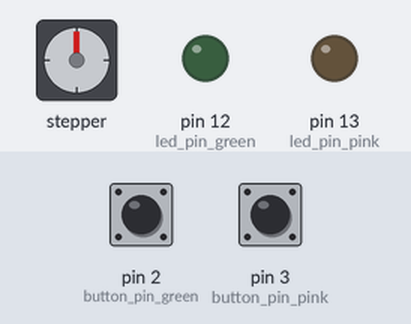
Simulated run of this sketch. Board: Arduino Uno, built with avr-gcc and run on an emulated ATmega328P. Parts: stepper motor, output pins drawn as LEDs (lit = HIGH). Wiring (inferred from the names in the program): stepper motor driver (200 steps per turn assumed): step pin 9; direction pin 8; enable pin 6. Dashed ring = blinking. The inputs (shaded band) are chosen by the test bench; at power-on: pin 2 (button_pin_green) LOW, pin 3 (button_pin_pink) LOW. Pins used as bus, display or sensor lines are not drawn; what the sketch prints to the serial monitor is not drawn.

Above: at 1.2 s.
1.3 s: pin 2 (button_pin_green) pulled HIGH for 0.15 s
At 2.6 s:
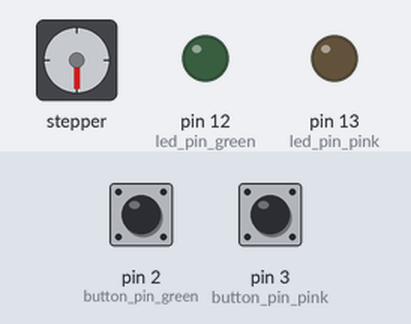
3.3 s: pin 3 (button_pin_pink) pulled HIGH for 0.15 s
At 4.1 s:
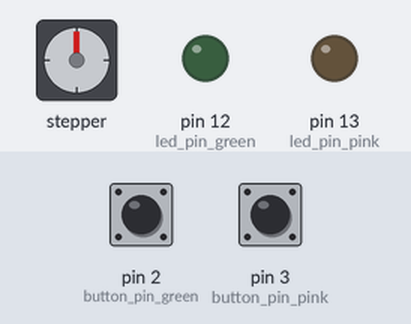
5.3 s: pin 2 (button_pin_green) pulled HIGH for 1 s
At 6.8 s:
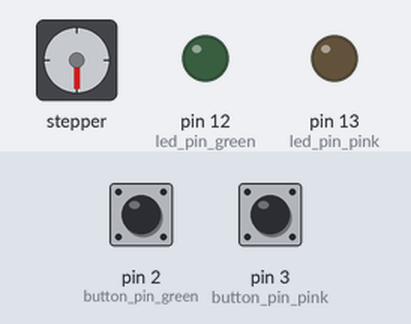
7.8 s: pin 3 (button_pin_pink) pulled HIGH for 1 s
At 8.7 s:
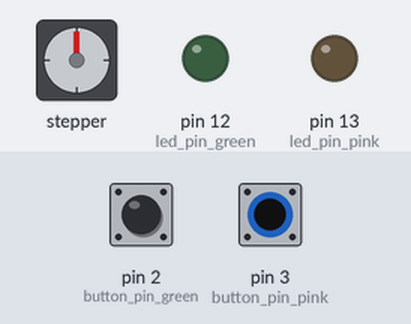
10.3 s: pin 2 (button_pin_green) driven HIGH and pin 3 (button_pin_pink) driven HIGH
At 11.2 s:
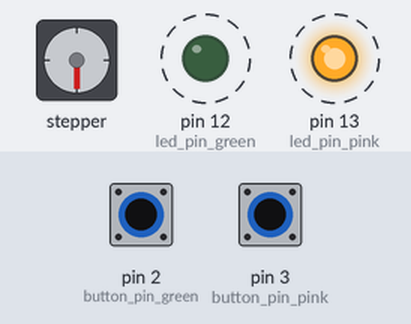
13.3 s: pin 2 (button_pin_green) pulsed LOW 2 times (0.12 s each, 0.3 s apart)
Timing chart, 0 to 64.4 s (numbered marks = the images above; inputs shaded):
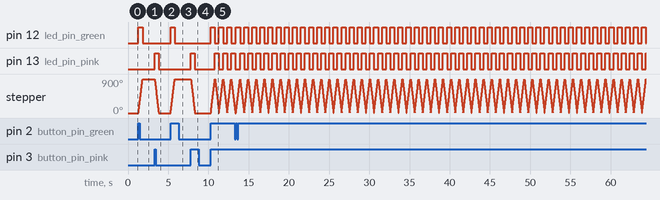

Measured:
- after the input at 1.3 s, pin 12 (led_pin_green): LOW → HIGH at once, → LOW 0.50 s later; stepper: turns 900° clockwise in 0.50 s, starting at once
- after the input at 3.3 s, pin 13 (led_pin_pink): LOW → HIGH at once, → LOW 0.50 s later; stepper: turns 900° counter-clockwise in 0.50 s, starting at once
- after the input at 5.3 s, pin 12 (led_pin_green): LOW → HIGH at once, → LOW 0.50 s later; stepper: turns 900° clockwise in 0.50 s, starting at once
- after the input at 7.8 s, pin 13 (led_pin_pink): LOW → HIGH at once, → LOW 0.50 s later; stepper: turns 900° counter-clockwise in 0.50 s, starting at once
- after the input at 10.3 s, pin 12 (led_pin_green): alternates HIGH for 0.50 s and LOW for 0.50 s, starting at once; pin 13 (led_pin_pink): alternates HIGH for 0.50 s and LOW for 0.51 s, starting after 0.50 s; stepper: turns 898° clockwise in 0.50 s, then 897° counter-clockwise in 0.48 s, repeating every 1.0 s

The sketch:

manual_mode.ino
```cpp
int button_state_green = 0;         // variable for reading the pushbutton status
int button_state_pink = 0;         // variable for reading the pushbutton status

const int button_pin_green = 2;     // the number of the pushbutton pin
const int button_pin_pink = 3;     // the number of the pushbutton pin

const int led_pin_green =  12;      // the number of the LED pin
const int led_pin_pink =  13;      // the number of the LED pin

int switch_state = 0; //shows whether the blinds are open or closed
                      //we start assuming the blinds are closed

void blinds_open()
{
    digitalWrite(8,HIGH); //direction of the stepper motor

    for(int Index = 0; Index < 500; Index++) //movement of the stepper motor
    {
      digitalWrite(9,HIGH);
      delayMicroseconds(500);
      digitalWrite(9,LOW);
      delayMicroseconds(500);
    }
}

void blinds_close()
{
    digitalWrite(8,LOW); //direction of the stepper motor

    for(int Index = 0; Index < 500; Index++) //movement of the stepper motor
    {
      digitalWrite(9,HIGH);
      delayMicroseconds(500);
      digitalWrite(9,LOW);
      delayMicroseconds(500);
    }
}

void setup() {
  Serial.begin(9600);
  Serial.print("\tArduino Automated Blinds");
  pinMode(6, OUTPUT); //Enable
  pinMode(9, OUTPUT); //Step
  pinMode(8, OUTPUT); //Direction

  digitalWrite(6,LOW);

  pinMode(button_pin_green, INPUT);
  pinMode(button_pin_pink, INPUT);
  pinMode(led_pin_green, OUTPUT);
  pinMode(led_pin_pink, OUTPUT);
}

void loop() {
  button_state_green = digitalRead(button_pin_green); //read button pressed
  button_state_pink = digitalRead(button_pin_pink); //read button pressed

  if (switch_state == 1 && button_state_pink == HIGH)
  {
      switch_state = 0;
      Serial.print("\nClosing blinds...");
      digitalWrite(led_pin_pink, HIGH); // turn LED on:

      blinds_close(); //close blinds
      digitalWrite(led_pin_pink, LOW); // turn LED off:
      Serial.print("Blinds CLOSED\n");
    }
    else if (switch_state == 0 && button_state_green == HIGH) {
      switch_state = 1;
      Serial.print("\nOpening blinds...");
      digitalWrite(led_pin_green, HIGH); // turn LED on:

      blinds_open(); //open blinds
      digitalWrite(led_pin_green, LOW); // turn LED off:
      Serial.print("Blinds OPEN\n");
    }

}
```
